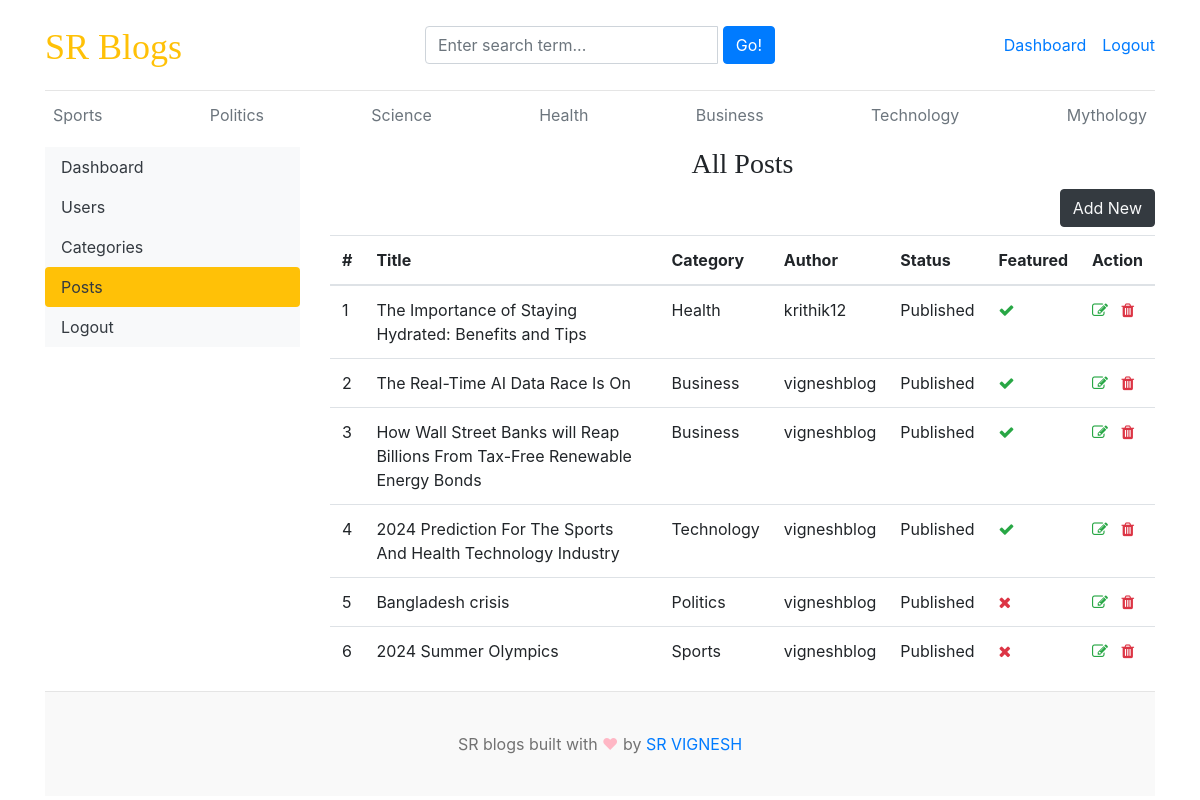
The app's page /dashboard/posts/ (signed in), older data.
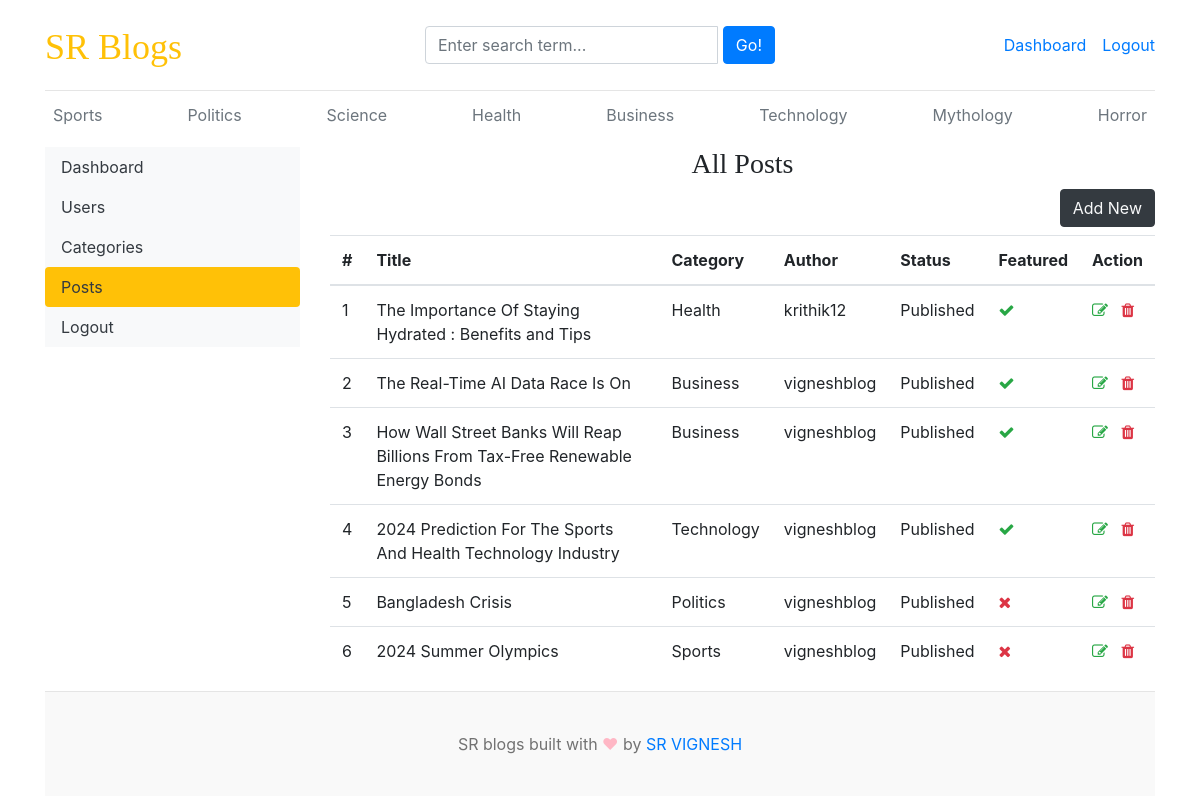
The same page, newer data.
### blogs/models.py (models this page shows, shortened)
class Category(models.Model):
    category_name=models.CharField(max_length=50,unique=True)
    created_at=models.DateTimeField(auto_now_add=True)
    updated_at=models.DateTimeField(auto_now=True)
    class Meta:
        verbose_name_plural='categories'
    def __str__(self):
        return self.category_name

class Blog(models.Model):
    title=models.CharField(max_length=100)
    slug=models.SlugField(max_length=150,unique=True,blank=True)
    category=models.ForeignKey(Category,on_delete=models.CASCADE)
    author=models.ForeignKey(User,on_delete=models.CASCADE)
    featured_image=models.ImageField(upload_to='uploads/%Y/%m/%d')
    short_description=models.TextField(max_length=500)
    blog_body=models.TextField(max_length=2000)
    status=models.CharField(max_length=20,choices=STATUS_CHOICES,default="Draft")
    is_featured=models.BooleanField(default=False)
    created_at=models.DateTimeField(auto_now_add=True)
    updated_at=models.DateTimeField(auto_now=True)

### dashboards/views.py (the view)
# urls.py: path('posts/',views.posts,name='posts'),
@login_required(login_url='login')
def posts(request):
    posts=Blog.objects.all()
    context={
        'posts':posts,
    }
    return render(request,'dashboard/posts.html',context)

### blogs/context_processors.py (called while the page is built)
def get_categories(request):
    categories=Category.objects.all()
    return dict(categories=categories)

def get_social_links(request):
    social_links=SocialLink.objects.all()
    return dict(social_links=social_links)

### templates/dashboard/posts.html (shortened to what this page needs)
{% extends 'base.html' %}
{% block content %}
<div class="row">
    {% include 'dashboard/sidebar.html' %}
     <div class="col-md-9">
        <h3 class="text-center">All Posts</h3>
        <a href="{% url 'add_post' %}" class="btn btn-dark text-light float-right mb-2">Add New</a>
        <table class="table table-hover">
            <thead>
              <tr>
                <th>#</th>
                <th>Title</th>
                <th>Category</th>
                <th>Author</th>
                <th>Status</th>
                <th>Featured</th>
                <th>Action</th>
              </tr>
            </thead>
            <tbody>
            {% for post in posts %}
              <tr>
                <td>{{ forloop.counter }}</td>
                <td>{{ post.title }}</td>
                <td>{{ post.category }}</td>
                <td>{{ post.author }}</td>
                <td>{{ post.status }}</td>
                <td>{% if post.is_featured %} <i class="fa fa-check text-success"> </i>{% else %}<i class="fa fa-times text-danger"></i>{% endif %}</td>
                <td>
                  {% if user.is_staff or post.author == user %}
                    <a href="{% url 'edit_post' post.id %}"><i class="fa fa-edit text-success"></i></a>
                    <a href="#" onclick="DeletePost({{ post.id }}); return false;"><i class="fa fa-trash text-danger"></i></a>
                  {% else %}
                  <i class="fa fa-ban fa-fw text-danger"></i>
                  {% endif %}
                </td>
              </tr>
            {% endfor %}
            </tbody>
          </table>
     </div>
</div>
{% endblock %}

### templates/base.html (shortened to what this page needs)
{% load static %}
<!DOCTYPE html>
<html lang="en">
<head>
    <link href="https://getbootstrap.com/docs/4.0/dist/css/bootstrap.min.css" rel="stylesheet">
    <link href="{% static 'css/blog.css' %}" rel="stylesheet">
    <link rel="stylesheet" href="https://stackpath.bootstrapcdn.com/bootstrap/4.5.2/css/bootstrap.min.css">
    <link rel="stylesheet" href="https://cdnjs.cloudflare.com/ajax/libs/font-awesome/5.15.4/css/all.min.css">
    <link rel="stylesheet" href="https://cdnjs.cloudflare.com/ajax/libs/font-awesome/4.7.0/css/font-awesome.min.css">
  </head>
<body>
    <div class="container">
      <header class="blog-header py-3">
        <div class="row flex-nowrap justify-content-between align-items-center">
          <div class="col-4 pt-1">
            <a class="blog-header-logo text-warning" href="/">SR Blogs</a>
          </div>
          <div class="col-4">
            <form action="{% url 'search' %}" method="GET">
                <div class="input-group">
                    <input class="form-control" type="text" name="keyword" value="{{ keyword }}" placeholder="Enter search term..." aria-label="Enter search term..." aria-describedby="button-search" />&nbsp;
                    <button type="submit" class="btn btn-primary" id="button-search" type="button">Go!</button>
                </div>
            </form>
          </div>
          <div class="col-4 d-flex justify-content-end align-items-center">
            {% if not user.is_authenticated %}
            <a class="btn btn-sm btn-warning" href="{% url 'login' %}">Login</a> &nbsp;
            <a class="btn btn-sm btn-outline-secondary" href="{% url 'register' %}">Register</a>
            {% else %}
            <span><a href="{% url 'dashboard' %}">Dashboard</a></span>
            <span><a href="{% url 'logout' %}">Logout</a></span>
            {% endif %}
          </div>
        </div>
      </header>
      <div class="nav-scroller py-1 mb-2">
        <nav class="nav d-flex justify-content-between">
          {% for category in categories %}
          <a class="p-2 text-muted" href="{% url 'posts_by_category' category.id %}">{{ category.category_name }}</a>
          {% endfor %}
        </nav>
      </div>
{% block content %}
{% endblock %}
<footer class="blog-footer">
    <p>SR blogs built with <span style="color:#FFB7C5;">&#9829;</span> by <a href="#">SR VIGNESH</a></p>
  </footer>
  </body>
  </html>

### templates/dashboard/sidebar.html
<div class="col-md-3">
    <div class="nav flex-column nav-pills bg-light" aria-orientation="vertical">
        <a href="{% url 'dashboard' %}" class="nav-link text-dark {% if '/dashboard/' == request.path %}bg-warning{% endif %}">Dashboard</a>
        {% if perms.auth.view_user %}
        <a href="{% url 'users' %}" class="nav-link text-dark {% if '/users/' in request.path %}bg-warning{% endif %}">Users</a>
        {% endif %}
        <a href="{% url 'categories' %}" class="nav-link text-dark {% if '/categories/' in request.path %}bg-warning{% endif %}">Categories</a>
        <a href="{% url 'posts' %}" class="nav-link text-dark {% if '/posts/' in request.path %} bg-warning{% endif %}">Posts</a>
        <a href="{% url 'logout' %}" class="nav-link text-dark">Logout</a>
    </div>
</div>

### blog_main/static/css/blog.css (style rules this page uses)
.blog-header { border-bottom: 1px solid #e5e5e5; }
.blog-header-logo { font-family: "Playfair Display", Georgia, "Times New Roman", serif; font-size: 2.25rem; }
h1, h2, h3, h4, h5, h6 { font-family: "Playfair Display", Georgia, "Times New Roman", serif; }
.blog-footer { padding: 2.5rem 0; color: #727272; text-align: center; background-color: #f9f9f9; border-top: .05rem solid #e5e5e5; }
.blog-footer p:last-child { margin-bottom: 0; }

Row changes from the older to the newer data that the page shows:
added Category: category_name "Horror"
changed Blog "Health": title "The Importance of Staying Hydrated: Benefits and Tips" → "The Importance Of Staying Hydrated : Benefits and Tips"
changed Blog: title "How Wall Street Banks will Reap Billions From Tax-Free Renewable Energy Bonds" → "How Wall Street Banks Will Reap Billions From Tax-Free Renewable Energy Bonds"
changed Blog "Politics": title "Bangladesh crisis" → "Bangladesh Crisis"
